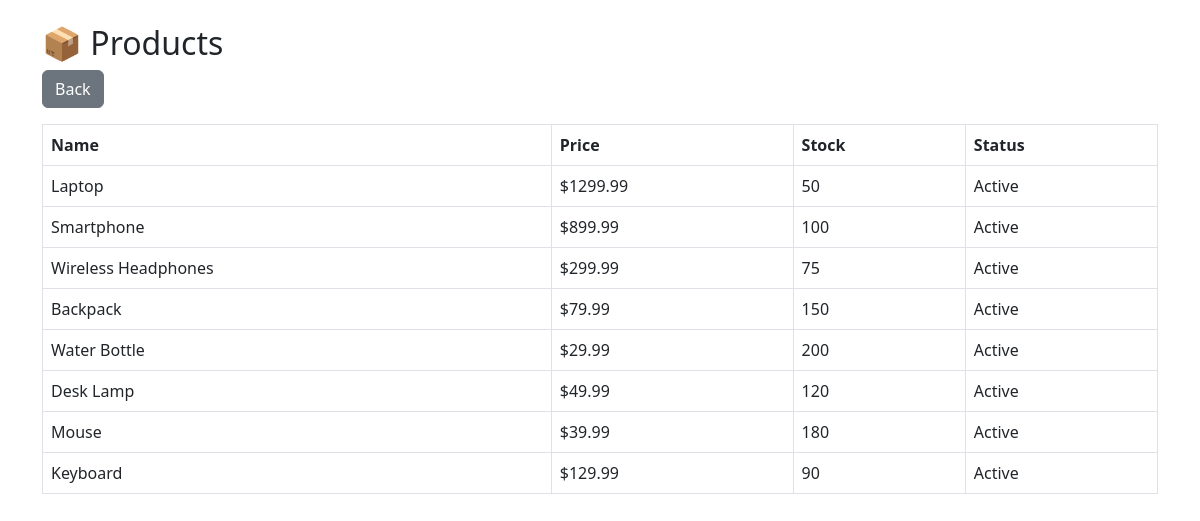
/admin/products.php (signed in), run on the app's committed database.
### tables this page shows
CREATE TABLE products (
    product_id INT AUTO_INCREMENT PRIMARY KEY,
    name VARCHAR(255) NOT NULL,
    description TEXT,
    price DECIMAL(10, 2) NOT NULL,
    stock_quantity INT DEFAULT 0,
    category VARCHAR(100),
    image_url VARCHAR(500),
    is_active BOOLEAN DEFAULT TRUE,
    created_at TIMESTAMP DEFAULT CURRENT_TIMESTAMP,
    updated_at TIMESTAMP DEFAULT CURRENT_TIMESTAMP ON UPDATE CURRENT_TIMESTAMP,
    INDEX idx_category (category),
    INDEX idx_active (is_active),
    CONSTRAINT chk_price CHECK (price >= 0),
    CONSTRAINT chk_stock CHECK (stock_quantity >= 0)
);

### admin/products.php (the view, shortened to what this page needs)
<?php
$db = Database::getInstance()->getConnection();
$products = $db->query("SELECT * FROM products ORDER BY created_at DESC")->fetchAll();
?>
<!DOCTYPE html>
<html>
<head>
    <link href="https://cdn.jsdelivr.net/npm/bootstrap@5.3.0/dist/css/bootstrap.min.css" rel="stylesheet">
</head>
<body>
<div class="container mt-4">
    <h2>📦 Products</h2>
    <a href="index.php" class="btn btn-secondary mb-3">Back</a>
    <table class="table table-bordered">
        <tr>
            <th>Name</th>
            <th>Price</th>
            <th>Stock</th>
            <th>Status</th>
        </tr>
        <?php foreach ($products as $p): ?>
        <tr>
            <td><?php echo htmlspecialchars($p['name']); ?></td>
            <td>$<?php echo $p['price']; ?></td>
            <td><?php echo $p['stock_quantity']; ?></td>
            <td><?php echo $p['is_active'] ? 'Active' : 'Disabled'; ?></td>
        </tr>
        <?php endforeach; ?>
    </table>
</div>
</body>
</html>

### data on the page
products: name "Laptop", price "1299.99", stock_quantity "50", is_active "Active"
products: name "Smartphone", price "899.99", stock_quantity "100", is_active "Active"
products: name "Wireless Headphones", price "299.99", stock_quantity "75", is_active "Active"
products: name "Backpack", price "79.99", stock_quantity "150", is_active "Active"
products: name "Water Bottle", price "29.99", stock_quantity "200", is_active "Active"
products: name "Desk Lamp", price "49.99", stock_quantity "120", is_active "Active"
products: name "Mouse", price "39.99", stock_quantity "180", is_active "Active"
products: name "Keyboard", price "129.99", stock_quantity "90", is_active "Active"
